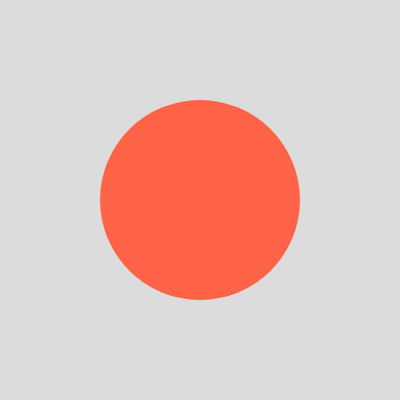
Frame 1 (no input)
Frame 60 (no input): identical to frame 1, image omitted
Frame 120 (the mouse pressed at the canvas centre since frame 60): identical to frame 1, image omitted

The p5.js sketch that drew this single still picture (run headless with seeded random() and noise() and a simulated clock; from frame 60 on, the mouse is pressed at the canvas centre):

// p5.js sketch
// ── sketch.js

/**
 *
 * STEP 2: Functions are values.
 *
 * 1 - Draw circles
 * 2 - Draw squares
 * 3 - Draw triangles
 *
 */

// Store the function without ()
let currentShape = drawCircle;

function setup() {
  createCanvas(400, 400);
}

function draw() {
  background(220);
  fill('tomato');
  noStroke();

  // Run the currently selected function
  currentShape(width / 2, height / 2, 200);
}

// Draw a circle
function drawCircle(x, y, size) {
  circle(x, y, size);
}

// Draw a square
function drawSquare(x, y, size) {
  rectMode(CENTER);
  square(x, y, size);
}

// Draw a triangle
function drawTriangle(x, y, size) {
  triangle(
    x, y - size / 2,
    x - size / 2, y + size / 2,
    x + size / 2, y + size / 2
  );
}

// Switch shapes using keyboard
function keyPressed() {
  if (key === '1') {
    currentShape = drawCircle;
  }

  if (key === '2') {
    currentShape = drawSquare;
  }

  if (key === '3') {
    currentShape = drawTriangle;
  }
}
